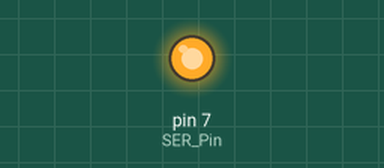
Bench run of a sketch on a simulated Arduino Uno, built with avr-gcc and run on an emulated ATmega328P. On the bench: output pins drawn as LEDs (lit = HIGH). Pins used as bus, display or sensor lines are not drawn.

Above: at 0.1 s.
Timing chart, 0 to 1.6 s (numbered marks = the images above):
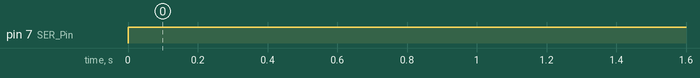

Measured:
- by itself, pin 7 (SER_Pin): LOW → HIGH at 0.00 s

The sketch:

Serial_ports.ino
```cpp
#define DEBUG      1 // DEBUG counter; if set to 1, will write values back via serial

//How many of the shift registers - change this
#define number_of_74hc595s 1
#define number_of_74hc164s 3

//do not touch
#define numOfRegisterPins number_of_74hc595s * 8 + number_of_74hc164s * 8

boolean registers[numOfRegisterPins];
int SER_Pin = 7;   //pin 14 on the 75HC595
int RCLK_Pin = 6;  //pin 12 on the 75HC595
int SRCLK_Pin = 5; //pin 11 on the 75HC595

int main_delay=0; // ms

void setup() {
  pinMode(SER_Pin, OUTPUT);
  pinMode(RCLK_Pin, OUTPUT);
  pinMode(SRCLK_Pin, OUTPUT);

  //reset all register pins
  clearRegisters();
  writeRegisters();
}

int count=0;

void loop() {
  int i, q;
 count++;

  for (i=0;i<32;i++){
      setRegisterPin(i,HIGH);
  }

  //clearRegisters();

  writeRegisters();

  if (main_delay > 0){
    delay(main_delay);
  }
}

//set all register pins to LOW
void clearRegisters(){
  for(int i = numOfRegisterPins - 1; i >=  0; i--){
     registers[i] = LOW;
  }
}


//Set and display registers
//Only call AFTER all values are set how you would like (slow otherwise)
void writeRegisters(){

  digitalWrite(RCLK_Pin, LOW);

  for(int i = numOfRegisterPins - 1; i >=  0; i--){
    digitalWrite(SRCLK_Pin, LOW);

    int val = registers[i];

    digitalWrite(SER_Pin, val);
    digitalWrite(SRCLK_Pin, HIGH);

  }
  digitalWrite(RCLK_Pin, HIGH);

}

//set an individual pin HIGH or LOW
void setRegisterPin(int index, int value){
  registers[index] = value;
}
```
